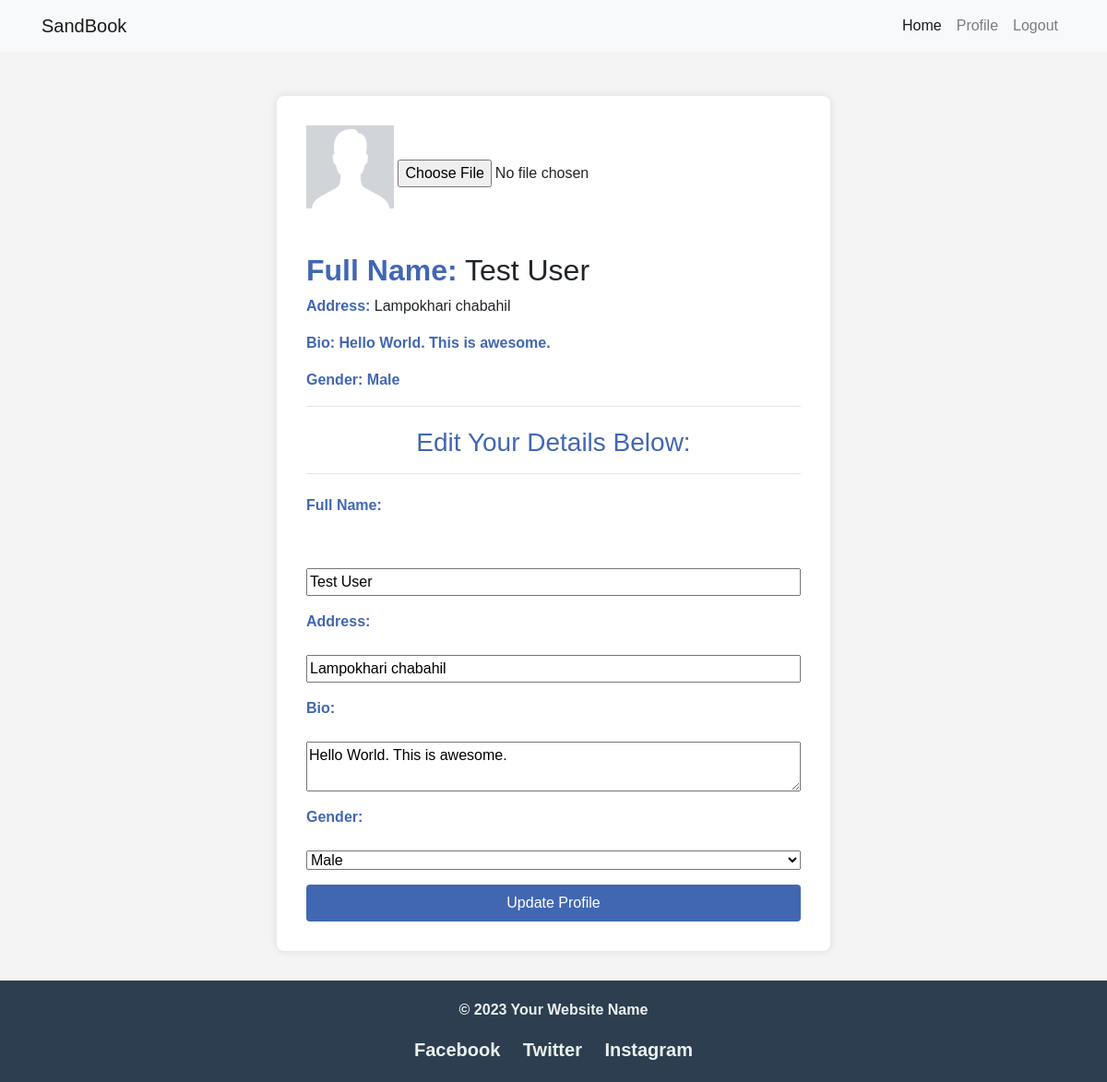
Before: /navprofile/Profilepage/2 (signed in) with the older database file.
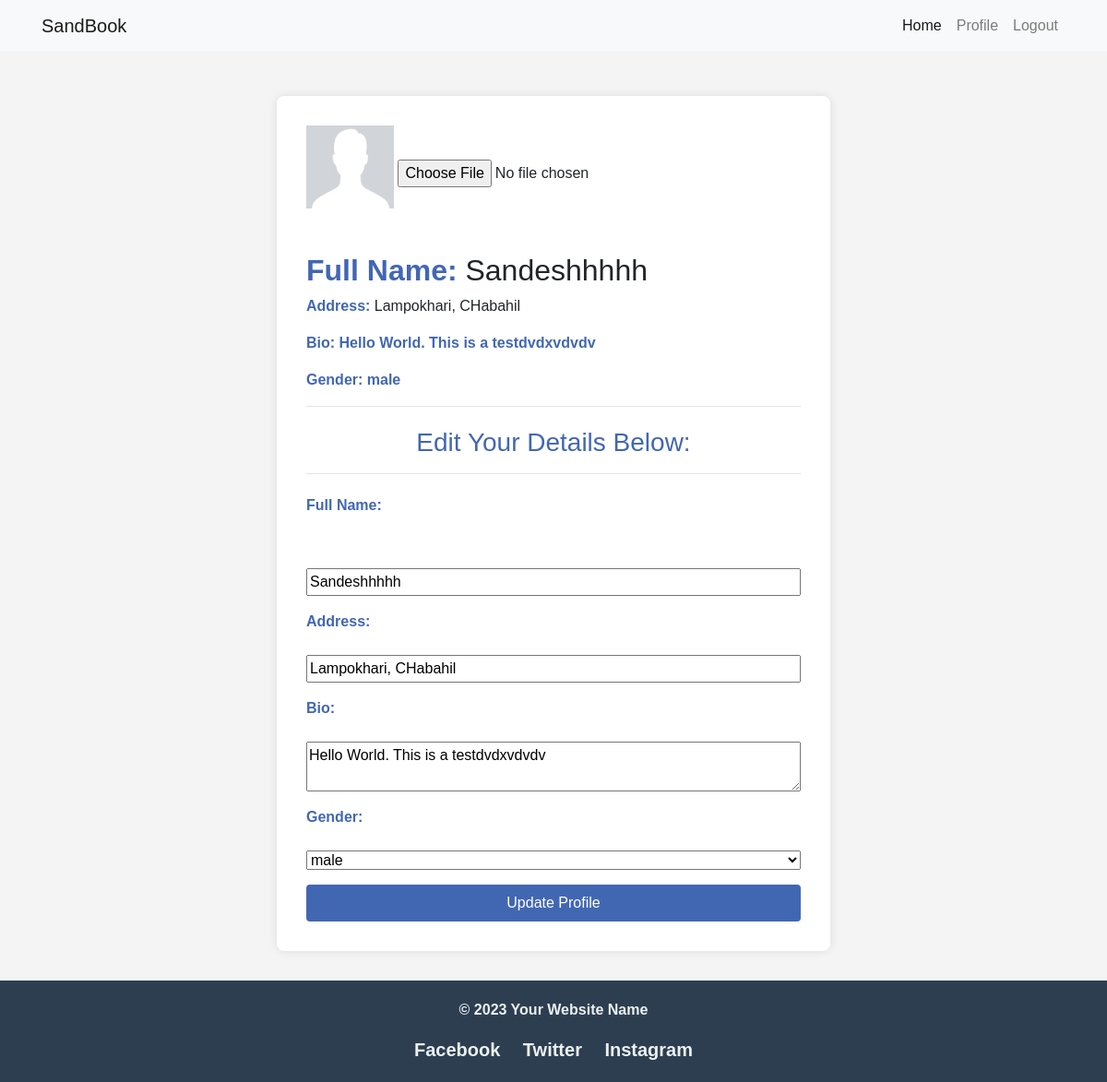
After: the same page with the newer database file.
### blog/models.py (models this page shows, shortened)
class profile(models.Model):
    id = models.IntegerField(primary_key = True)
    name = models.CharField(max_length=50)
    birth = models.DateField(null=True, blank=True)
    gender = models.CharField(max_length=20)
    username = models.OneToOneField(User, on_delete= models.CASCADE)
    address = models.CharField(max_length=50, blank=True, null=True)
    bio = models.TextField(blank=True, null=True)
    profile_pic = models.ImageField(upload_to='profilepics', default='default.png', blank=True, null=True, validators=[FileExtensionValidator(allowed_extensions=['png', 'jpg', 'jpeg'])])

### blog/views.py (the view, shortened to what this page needs)
# urls.py: path('navprofile/Profilepage/<int:id>', views.profilepage, name='profile'),
@login_required(login_url='login')
def profilepage(request, id):
    data = models.profile.objects.get(id=id)
    context = {
        'data': data,
    }
    return render(request, 'profilepage.html', context)

### templates/profilepage.html (shortened to what this page needs)
{% extends 'base.html' %}
{% load static %}
{% block css %}
<link rel="stylesheet" href="{% static 'css/profile.css' %}">
{% endblock %}
{% block content %}
<section>
    <div class="details">
        <img id="editimage" src="{% static 'img/default.png' %}" alt="">
        <input type="file">
        <h2 id="fullName"> <strong>Full Name:</strong> {{data.name}}</h2>
        <p id="address"> <strong>Address:</strong> {{data.address}}</p>
        <p id="bio"> <strong>Bio:<strong> <span> {{data.bio}}</span></p>
        <p id="gender"> <strong>Gender:</strong> <span> {{data.gender}} </span></p>
        <hr>
        <h3>Edit Your Details Below:</h3>
        <hr>
        <form action="/navprofile/Profilepage/{{data.id}}" method="post">
            <label for="fullName">Full Name:</label>
            <input type="text" id="fullName" name="fullName" value="{{data.name}}">
            <label for="address">Address:</label>
            <input type="text" id="address" name="address" value="{{data.address}}">
            <label for="bio">Bio:</label>
            <textarea id="bio" name="bio">{{data.bio}}</textarea>
            <label for="gender">Gender:</label>
            <select id="gender" name="gender">
                <option>{{data.gender}}</option>
            </select>
            <button type="submit">Update Profile</button>
        </form>
    </div>
</section>
{% endblock %}

Changed rows visible on the page:
changed profile: name "Test User" → "Sandeshhhhh"; address "Lampokhari chabahil" → "Lampokhari, CHabahil"; bio "Hello World. This is awesome." → "Hello World. This is a testdvdxvdvdv"; gender "Male" → "male"; fullName "Test User" → "Sandeshhhhh"
